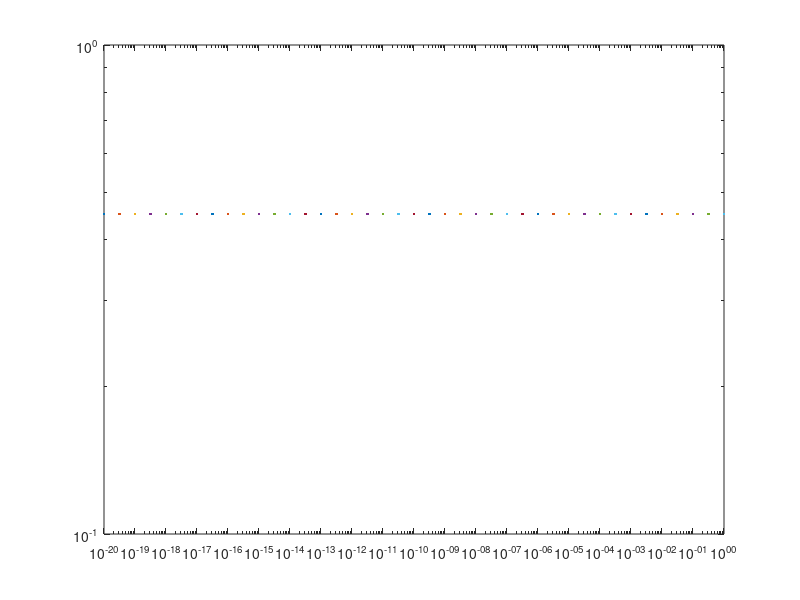
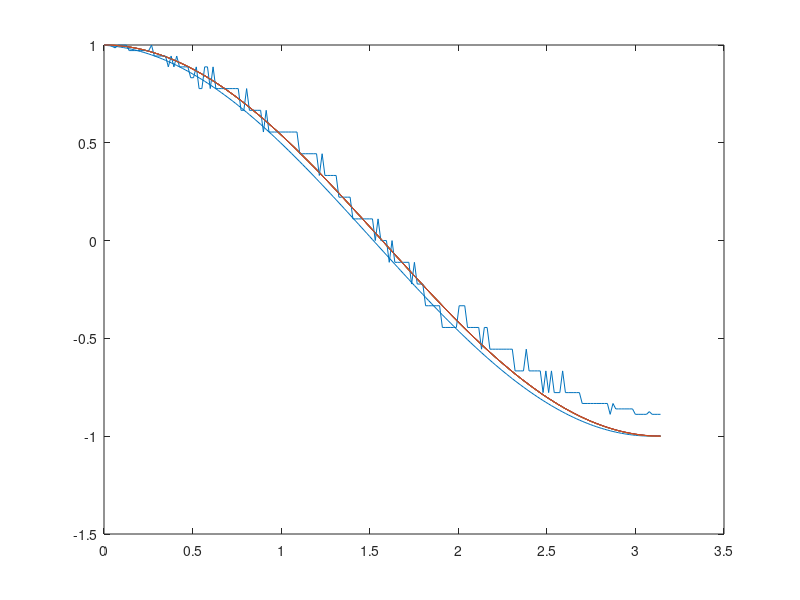

Reproduce these figures in MATLAB, in order.
clear all
close all
clc
format long

d_sen=@(x,h) (sin(x+h)-sin(x))/h;

for k=1:1:16
  h=1/(10.^k);
  printf("Para k = ")
  printf(mat2str(k))
  printf("\n")
  
  resultado=d_sen(1.2,h);
  
  printf("Valor: ")
  printf(mat2str(resultado))
  printf("\n")
  
  
  printf("ERROR ABSOLUTO: ")
  e_abs=abs(d_sen(1.2,h)-cos(1.2));
  printf(mat2str(e_abs))
  printf("\n")
  
  
  printf("ERROR RELATIVO: ")
  e_rel=e_abs/resultado;
  printf(mat2str(e_rel))
  printf("\n")
  
  printf("Segunda derivada con lo que dice el apartado: ")
  dd_sen=(-sin(1.2)./2).*h;
  printf(mat2str(dd_sen))
  
  printf("\n \n")
  
  
endfor

e_rel=@(x,h) abs(d_sen(x,h)-cos(x));
##
##h=linspace(-20,0,200)
##loglog(h,e_rel(1.2,1./10.^h))

i=-20:0.5:0;
h=10.^i; % %Valores de h variando entre 10^(-20) y 1
##h1=linspace(-20,0,200)
##h1_1 = 10.^h1
figure(1)
loglog(h,e_rel(1.2, h));

hold off

figure(2)
x3_1=linspace(0,pi,200);
for k=1:2:15
  h=1/(10.^k);
  
  plot(x3_1,d_sen(x3_1,h));
  hold on
  
endfor

plot(x3_1,cos(x3_1))




